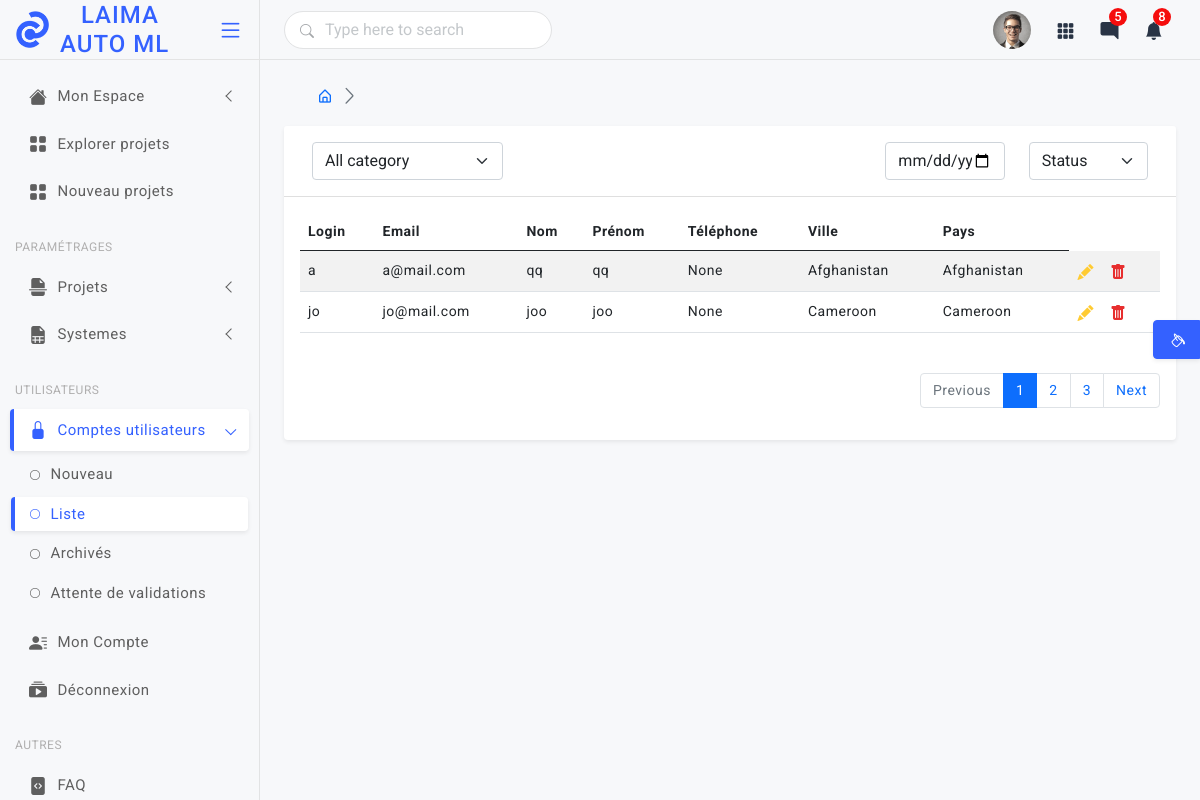
Page /sysadmin/utilisateur/list on the earlier database version.
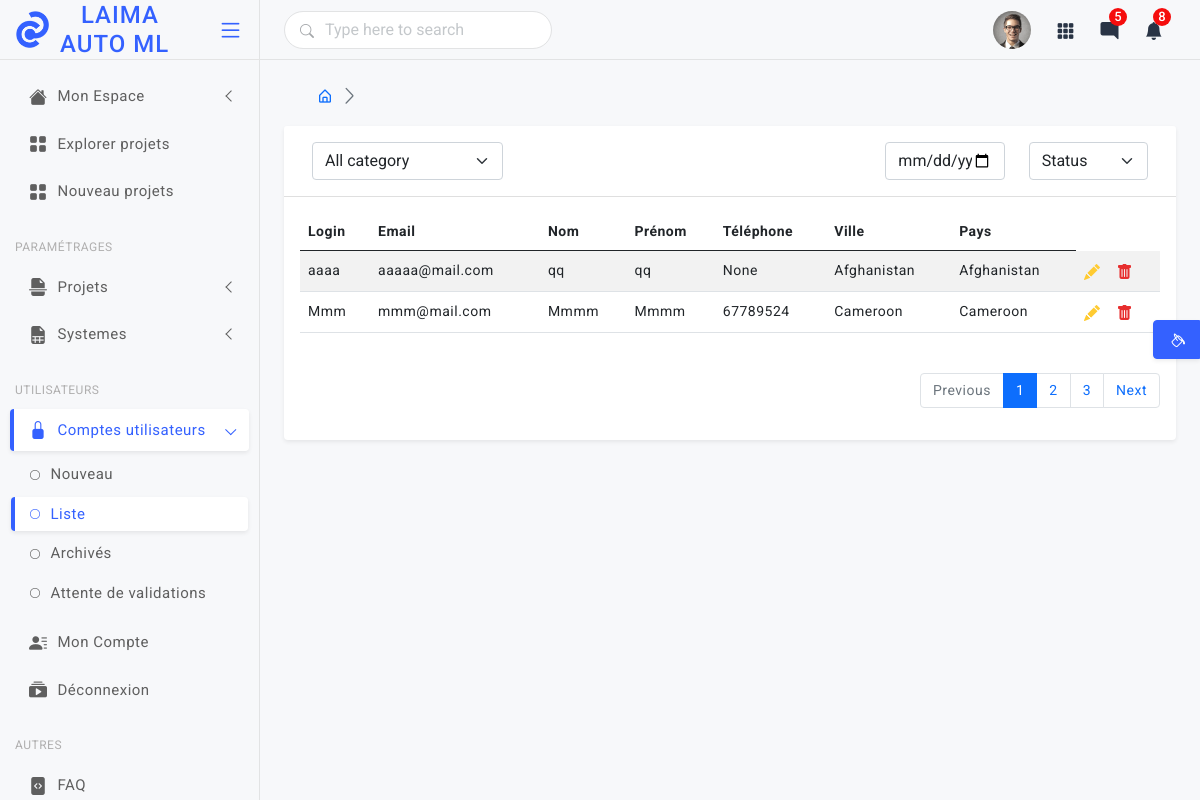
Same page on the later database version.
### web_admin/models.py (models this page shows, shortened)
class Utilisateur(models.Model):
    nom = models.CharField(max_length=70, blank=True,null=True)
    prenom = models.CharField(max_length=70, blank=True,null=True)
    telephone = models.CharField(max_length=254, blank=True,null=True)
    pays = models.CharField(max_length=254, blank=True,null=True)
    ville = models.CharField(max_length=254, blank=True,null=True)
    compte = models.OneToOneField( Compte, on_delete=models.CASCADE, primary_key=True,)
    description = models.TextField(blank=True,null=True)

class Compte(AbstractBaseUser, PermissionsMixin):
    login = models.CharField(max_length=70, unique=True)
    email = models.EmailField(_('email address'), unique=True)
    password = models.CharField(max_length=250)
    is_staff = models.BooleanField(default=False)
    is_active = models.BooleanField(default=True)
    date_adhesion = models.DateTimeField(default=now)
    etat = models.CharField(max_length=50, choices=EEtatCompte.choices(), default=EEtatCompte.ACTIF)
    USERNAME_FIELD = 'login'
    EMAIL_FIELD = 'email'
    REQUIRED_FIELDS = ['email','telephone']
    objects = CompteManager()

### web_admin/views/utilisateur_view.py (the view)
# urls.py: path('utilisateur/list', liste, name='utilisateur_list'),
def liste(request):
    utilisateur = Utilisateur.objects.all()
    for u in utilisateur:
        print(u.nom)
    return render(request, 'pages/utilisateurs/list_utilisateur.html', {'utilisateur':utilisateur})

### web_admin/templates/pages/utilisateurs/list_utilisateur.html (shortened to what this page needs)
{% extends 'layouts/base_with_breadcrumb.html' %}
{% load static %}
{% block content %}
    <div class="card">
        <div class="card-header py-3">
        <div class="row align-items-center m-0">
            <div class="col-md-3 col-12 me-auto mb-md-0 mb-3">
                <select class="form-select">
                    <option>All category</option>
                </select>
            </div>
            <div class="col-md-2 col-6">
                <input type="date" class="form-control">
            </div>
            <div class="col-md-2 col-6">
                <select class="form-select">
                    <option>Status</option>
                </select>
            </div>
        </div>
        </div>
        <div class="card-body">
        <div class="table-responsive">
            <table class="table align-middle table-striped">
                <thead>
                    <th>Login</th>
                    <th>Email</th>
                    <th>Nom</th>
                    <th>Prénom</th>
                    <th>Téléphone</th>
                    <th>Ville</th>
                    <th>Pays</th>
                </thead>
            <tbody>
                {%for u in utilisateur%}
                <tr>
                <td>
                    {{u.compte.login}}
                </td>
                <td >
                    {{u.compte.email}}
                </td>
                <td>
                    {{u.nom}}
                </td>
                <td>
                    {{u.prenom}}
                </td>
                <td>
                    {{u.telephone}}
                </td>
                <td>
                    {{u.pays}}
                </td>
                <td>
                    {{u.ville}}
                </td>
                <td>
                    <div class="d-flex align-items-center gap-3 fs-6">
                    <a href="{% url 'utilisateur_update' u.nom %}" class="text-warning" data-bs-toggle="tooltip" data-bs-placement="bottom" title="" data-bs-original-title="Edit info" aria-label="Edit"><i class="bi bi-pencil-fill"></i></a>
                    <a href="{% url 'utilisateur_delete' u.compte_id %}" class="text-danger" data-bs-toggle="tooltip" data-bs-placement="bottom" title="" data-bs-original-title="Delete" aria-label="Delete"><i class="bi bi-trash-fill"></i></a>
                    </div>
                </td>
                </tr>
                {%endfor%}
            </tbody>
            </table>
        </div>
    <nav class="float-end mt-4" aria-label="Page navigation">
    <ul class="pagination">
        <li class="page-item disabled"><a class="page-link" href="#">Previous</a></li>
        <li class="page-item active"><a class="page-link" href="#">1</a></li>
        <li class="page-item"><a class="page-link" href="#">2</a></li>
        <li class="page-item"><a class="page-link" href="#">3</a></li>
        <li class="page-item"><a class="page-link" href="#">Next</a></li>
    </ul>
    </nav>
{% endblock %}

### web_admin/templates/layouts/base_with_breadcrumb.html (shortened to what this page needs)
{% load static %}
<!doctype html>
<html lang="en">
<head>
    {% include "layouts/head.html" %}
</head>
<body>
  <div class="wrapper">
    {% include "layouts/header.html" %}
    {% include "layouts/sidebar.html" %}
    <main class="page-content">
      {% include "includes/breadcrumb.html" %}
    <div class="">
      {% block content %} {% endblock %}
    </div>
  </main>
        {% include "includes/switcher.html" %}
  </div>
</body>
</html>

### web_admin/templates/layouts/head.html (shortened to what this page needs)
{% load static %}
<link href="{% static 'template/assets/plugins/simplebar/css/simplebar.css'%}" type="text/css" rel="stylesheet">
<link href="{% static 'template/assets/plugins/perfect-scrollbar/css/perfect-scrollbar.css'%}" type="text/css" rel="stylesheet">
<link href="{% static 'template/assets/plugins/metismenu/css/metisMenu.min.css'%}" type="text/css" rel="stylesheet">
<link href="{% static 'template/assets/css/bootstrap.min.css'%}" type="text/css" rel="stylesheet">
<link href="{% static 'template/assets/css/bootstrap-extended.css'%}" type="text/css" rel="stylesheet">
<link href="{% static 'template/assets/css/style.css'%}" type="text/css" rel="stylesheet">
<link href="{% static 'template/assets/css/icons.css'%}" type="text/css" rel="stylesheet">
<link rel="stylesheet" href="{% static 'template/assets/npm/bootstrap-icons_1.3.0/font/bootstrap-icons.css'%}" >
<link href="{% static 'template/assets/css/pace.min.css'%}" type="text/css" rel="stylesheet">
<link rel="stylesheet" href="{% static 'template/assets/plugins/sweetalert2/sweetalert2.min.css'%}">
<link href="{% static 'template/assets/css/dark-theme.css' %}" type="text/css" rel="stylesheet">
<link href="{% static 'template/assets/css/light-theme.css' %}" type="text/css" rel="stylesheet">
<link href="{% static 'template/assets/css/semi-dark.css' %}" type="text/css" rel="stylesheet">
<link href="{% static 'template/assets/css/header-colors.css'%}" type="text/css" rel="stylesheet">

### web_admin/templates/layouts/header.html (shortened to what this page needs)
{% load static%}
<header class="top-header">
	<nav class="navbar navbar-expand gap-3">
		<form class="searchbar">
			<div class="position-absolute top-50 translate-middle-y search-icon ms-3"><i class="bi bi-search"></i></div>
			<input class="form-control" type="text" placeholder="Type here to search">
		</form>
		<div class="top-navbar-right ms-auto">
			<ul class="navbar-nav align-items-center">
			<li class="nav-item dropdown dropdown-user-setting">
			<a class="nav-link dropdown-toggle dropdown-toggle-nocaret" href="#" data-bs-toggle="dropdown">
				<div class="user-setting d-flex align-items-center">
				<img src="{% static 'template/assets/images/avatars/avatar-1.png' %}" class="user-img" alt="">
				</div>
			</a>
			</li>
			<li class="nav-item dropdown dropdown-large">
			<a class="nav-link dropdown-toggle dropdown-toggle-nocaret" href="#" data-bs-toggle="dropdown">
				<div class="projects">
				<i class="bi bi-grid-3x3-gap-fill"></i>
				</div>
			</a>
			</li>
			<li class="nav-item dropdown dropdown-large">
			<a class="nav-link dropdown-toggle dropdown-toggle-nocaret" href="#" data-bs-toggle="dropdown">
				<div class="messages">
				<span class="notify-badge">5</span>
				<i class="bi bi-chat-right-fill"></i>
				</div>
			</a>
			</li>
			<li class="nav-item dropdown dropdown-large">
			<a class="nav-link dropdown-toggle dropdown-toggle-nocaret" href="#" data-bs-toggle="dropdown">
				<div class="notifications">
				<span class="notify-badge">8</span>
				<i class="bi bi-bell-fill"></i>
				</div>
			</a>
			</li>
			</ul>
			</div>
	</nav>
</header>

### web_admin/templates/layouts/sidebar.html (shortened to what this page needs)
{% load static%}
<aside class="sidebar-wrapper" data-simplebar="true">
	<div class="sidebar-header">
	  <div>
		<img src="{% static 'template/assets/images/logo-icon.png' %}" class="logo-icon" alt="logo icon">
	  </div>
	  <div>
		<h4 class="logo-text">&nbsp&nbsp LAIMA &nbsp&nbsp AUTO ML</h4>
	  </div>
	  <div class="toggle-icon ms-auto"> <i class="bi bi-list"></i>
	  </div>
	</div>
	<ul class="metismenu" id="menu">
	  <li>
		<a href="javascript:;" class="has-arrow">
		  <div class="parent-icon"><i class="bi bi-house-fill"></i>
		  </div>
		  <div class="menu-title">Mon Espace</div>
		</a>
	  </li>
	  <li>
		<a href="{% url 'projets_publics' %}" class="">
		  <div class="parent-icon"><i class="bi bi-grid-fill"></i>
		  </div>
		  <div class="menu-title">Explorer projets</div>
		</a>
	  </li>
	  <li>
		<a href="{% url 'nouveau_projet' %}" class="">
		  <div class="parent-icon"><i class="bi bi-grid-fill"></i>
		  </div>
		  <div class="menu-title">Nouveau projets</div>
		</a>
	  </li>
	  <li class="menu-label"> Paramétrages </li>
	  <li>
		<a class="has-arrow" href="javascript:;">
		  <div class="parent-icon"><i class="bi bi-file-earmark-break-fill"></i>
		  </div>
		  <div class="menu-title">Projets</div>
		</a>
	  </li>
	  <li>
		<a class="has-arrow" href="javascript:;">
		  <div class="parent-icon"><i class="bi bi-file-earmark-spreadsheet-fill"></i>
		  </div>
		  <div class="menu-title">Systemes</div>
		</a>
	  </li>
	  <li class="menu-label">Utilisateurs</li>
	  <li>
		<a class="has-arrow" href="javascript:;">
		  <div class="parent-icon"><i class="bi bi-lock-fill"></i>
		  </div>
		  <div class="menu-title">Comptes utilisateurs</div>
		</a>
		<ul>
		  <li> <a href="{% url 'utilisateur_create' %}" ><i class="bi bi-circle"></i>Nouveau</a> </li>
		  <li> <a href="{% url 'utilisateur_list' %}" ><i class="bi bi-circle"></i>Liste</a> </li>
		  <li> <a href="{% url 'utilisateur_list_archives' %}" ><i class="bi bi-circle"></i>Archivés</a> </li>
		  <li> <a href="{% url 'utilisateur_list_attente_validation' %}" ><i class="bi bi-circle"></i>Attente de validations</a> </li>
		</ul>
	  </li>
	  <li>
		<a href="{%url 'mon_compte' %}">
		  <div class="parent-icon"><i class="bi bi-person-lines-fill"></i>
		  </div>
		  <div class="menu-title">Mon Compte</div>
		</a>
	  </li>
	  <li>
		<a href="{%url 'vitrine' %}">
		  <div class="parent-icon"><i class="bi bi-collection-play-fill"></i>
		  </div>
		  <div class="menu-title">Déconnexion</div>
		</a>
	  </li>
	  <li class="menu-label">Autres</li>
	  <li>
		<a href="{%url 'faq' %}">
		  <div class="parent-icon"><i class="bi bi-file-code-fill"></i>
		  </div>
		  <div class="menu-title">FAQ</div>
		</a>
	  </li>
	</ul>
 </aside>

### web_admin/templates/includes/breadcrumb.html (shortened to what this page needs)
{% load static%}
<div class="page-breadcrumb d-none d-sm-flex align-items-center mb-3">
    <div class="ps-3">
        <nav aria-label="breadcrumb">
            <ol class="breadcrumb mb-0 p-0">
                <li class="breadcrumb-item"><a href="javascript:;"><i class="bx bx-home-alt {% if has_white_text %}  text-white {% endif %}"></i></a>
                </li>
                <li class="breadcrumb-item active {% if has_white_text %}  text-white {% endif %}" aria-current="page">{{ section_item_title }} </li>
            </ol>
        </nav>
    </div>
</div>

### web_admin/templates/includes/switcher.html (shortened to what this page needs)
{% load static %}
<div class="switcher-body">
    <button class="btn btn-primary btn-switcher shadow-sm" type="button" data-bs-toggle="offcanvas" data-bs-target="#offcanvasScrolling" aria-controls="offcanvasScrolling"><i class="bi bi-paint-bucket me-0"></i></button>
</div>

### web_admin/templates/layouts/footer-script.html (shortened to what this page needs)
{% load static%}

Differences in the rows shown:
removed Utilisateur: compte.login "jo", compte.email "jo@mail.com", nom "joo", prenom "joo", telephone "None", pays "Cameroon", ville "Cameroon"
changed through a linked row, Utilisateur "qq": compte.login "a" → "aaaa"; compte.email "a@mail.com" → "aaaaa@mail.com"
added Utilisateur: compte.login "Mmm", compte.email "mmm@mail.com", nom "Mmmm", prenom "Mmmm", telephone "67789524", pays "Cameroon", ville "Cameroon"
